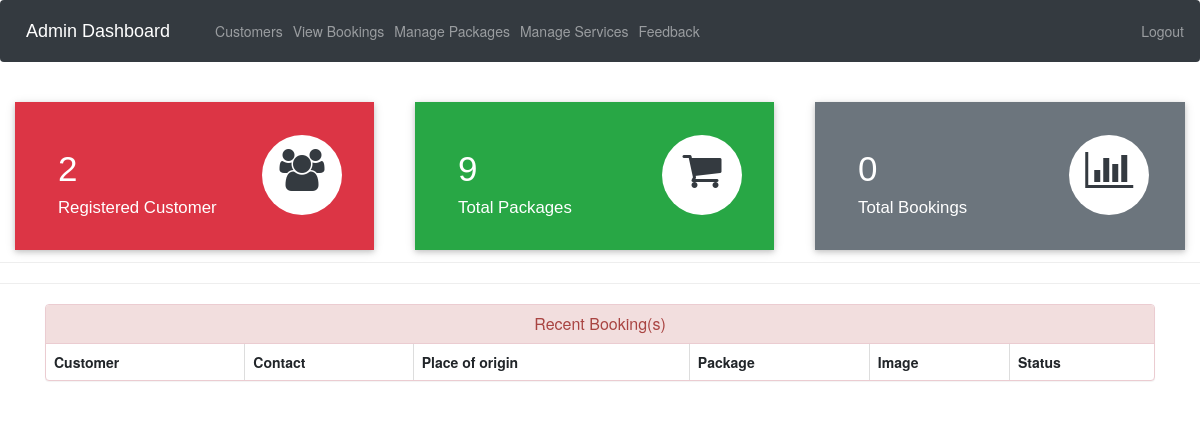
Page /admin-dashboard (signed in) on the earlier database version.
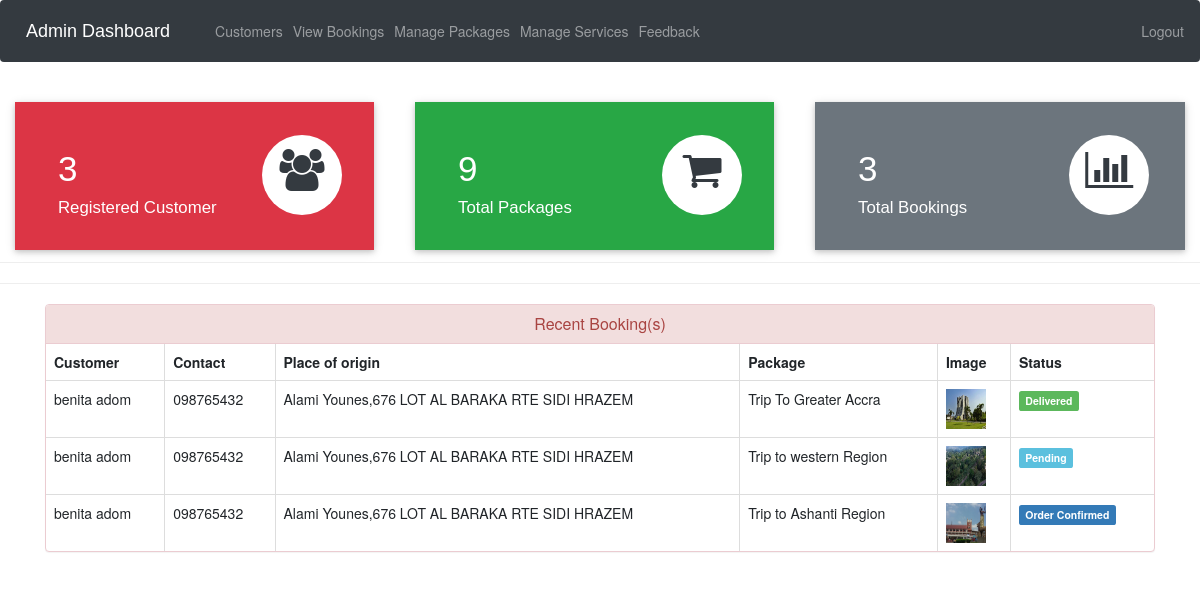
Same page on the later database version.
### ecom/models.py (models this page shows, shortened)
class Customer(models.Model):
    user=models.OneToOneField(User,on_delete=models.CASCADE)
    profile_pic= models.ImageField(upload_to='profile_pic/CustomerProfilePic/',null=True,blank=True)
    address = models.CharField(max_length=40)
    mobile = models.CharField(max_length=20,null=False)
    @property
    def get_name(self):
        return self.user.first_name+" "+self.user.last_name

class Orders(models.Model):
    STATUS =(
        ('Pending','Pending'),
        ('Confirmed',' Confirmed'),
        ('Tour Started','Tour Started'),
        ('Tour Ended','Tour Ended'),
    )
    customer=models.ForeignKey('Customer', on_delete=models.CASCADE,null=True)
    product=models.ForeignKey('Product',on_delete=models.CASCADE,null=True)
    email = models.CharField(max_length=50,null=True)
    address = models.CharField(max_length=500,null=True)
    mobile = models.CharField(max_length=20,null=True)
    order_date= models.DateField(auto_now_add=True,null=True)
    status=models.CharField(max_length=50,null=True,choices=STATUS)

class Product(models.Model):
    name = models.CharField(max_length=40)
    product_image = models.ImageField(upload_to='product_image/', null=True, blank=True)
    price = models.PositiveIntegerField()
    detailed_description = models.CharField(max_length=2000 ,default='Fill in ')
    short_description = models.CharField(max_length=40)

### ecom/views.py (the view)
# urls.py: path('admin-dashboard', views.admin_dashboard_view,name='admin-dashboard'),
@login_required(login_url='adminlogin')
def admin_dashboard_view(request):
    customercount=models.Customer.objects.all().count()
    productcount=models.Product.objects.all().count()
    ordercount=models.Orders.objects.all().count()
    orders=models.Orders.objects.all()
    ordered_products=[]
    ordered_bys=[]
    for order in orders:
        ordered_product=models.Product.objects.all().filter(id=order.product.id)
        ordered_by=models.Customer.objects.all().filter(id = order.customer.id)
        ordered_products.append(ordered_product)
        ordered_bys.append(ordered_by)
    mydict={
    'customercount':customercount,
    'productcount':productcount,
    'ordercount':ordercount,
    'data':zip(ordered_products,ordered_bys,orders),
    }
    return render(request,'ecom/admin_dashboard.html',context=mydict)

### templates/ecom/admin_dashboard.html
{% extends 'ecom/admin_base.html' %}
{% load static %}
{% block content %}
<br>
{%include 'ecom/admin_dashboard_cards.html'%}
<br><br><br><br><br>
<hr><hr>
<div class="container" >
    <div class="panel panel-danger" >
      <div class="panel-heading" style="text-align:center;">
        <h6 class="panel-title">Recent Booking(s)</h6>
      </div>
      <table class="table table-hover table-bordered" id="dev-table">
        <thead>
          <tr>
            <th>Customer</th>
            <th>Contact</th>
            <th>Place of origin</th>
            <th>Package</th>
            <th>Image</th>
            <th>Status</th>
          </tr>
        </thead>
        {% for product,customer,order in data %}
        <tr>
          {% for c in customer %}
          <td> {{c.get_name}}</td>
          <td>{{c.mobile}}</td>
          <td>{{order.address}}</td>
          {% endfor %}
          {% for p in product %}
          <td> {{p.name}}</td>
          <td> <img src="{% static p.product_image.url %}" alt="Profile Pic" height="40px" width="40px" /></td>
          {% if order.status == 'Pending'%}
          <td> <span class="label label-info">{{order.status}}</span></td>
          {% elif order.status == 'Delivered' %}
          <td> <span class="label label-success">{{order.status}}</span></td>
          {% elif order.status == 'Out for Delivery' %}
          <td> <span class="label label-warning">{{order.status}}</span></td>
          {%else%}
            <td> <span class="label label-primary">{{order.status}}</span></td>
          {%endif%}
          {% endfor %}
        </tr>
        {% endfor %}
      </table>
  </div>
</div>
{% endblock content %}

Differences in the rows shown:
added Orders: address "Alami Younes,676 LOT AL BARAKA RTE SIDI HRAZEM", status "Delivered"
added Customer: get_name "benita adom", mobile "098765432"
now on this page (row unchanged): Product: name "Trip To Greater Accra", product_image (picture)
added Orders: address "Alami Younes,676 LOT AL BARAKA RTE SIDI HRAZEM", status "Pending"
now on this page (row unchanged): Product: name "Trip to western Region", product_image (picture)
added Orders: address "Alami Younes,676 LOT AL BARAKA RTE SIDI HRAZEM", status "Order Confirmed"
now on this page (row unchanged): Product: name "Trip to Ashanti Region", product_image (picture)
Other differences:
{{ customercount }}: "2" → "3"
{{ ordercount }}: "0" → "3"
